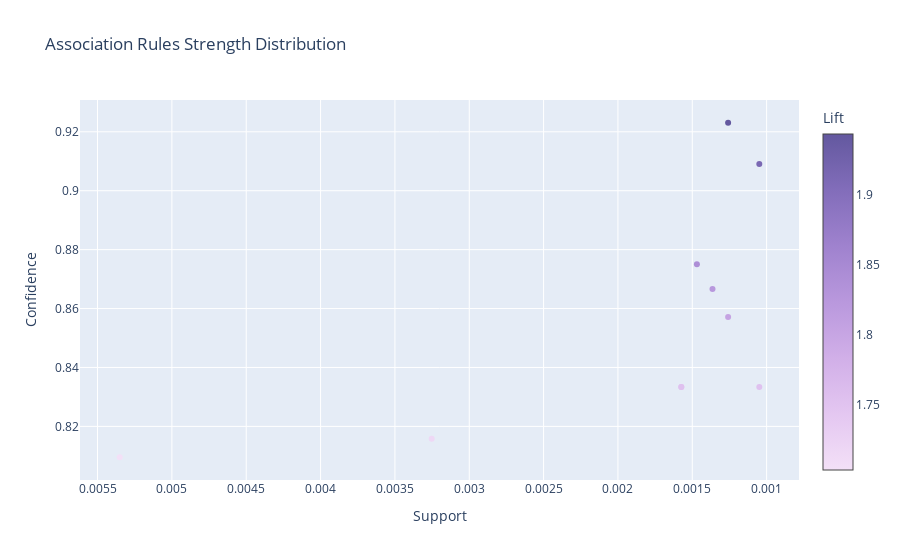
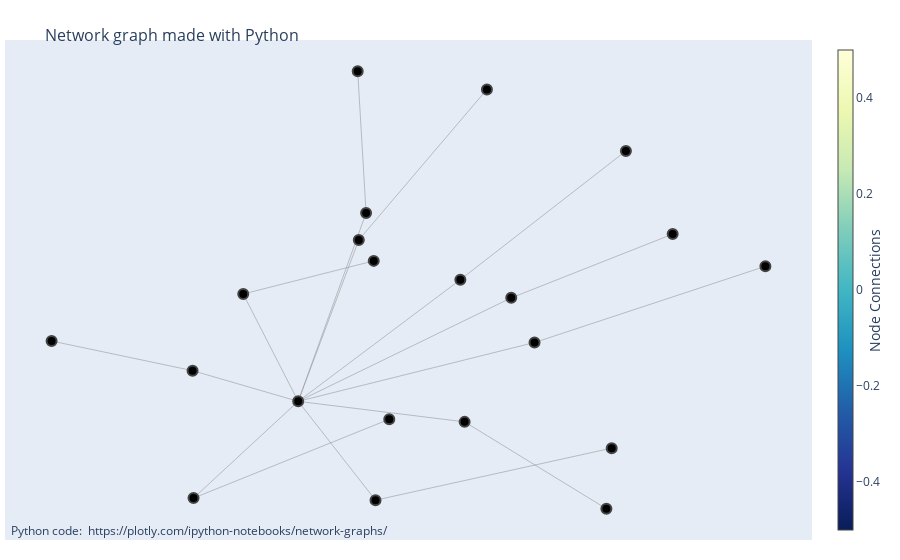

Write notebook code for charts like these, in order.
### Code cell
itemsets, rules = efficient_apriori(transactions, min_support=min_sup, min_confidence=0.8)
n_trans = len(transactions)
output_efficient_apriori(rules)

### Figure 1 — Plotly figure (JSON) as saved in the notebook; plotly's stock layout.template omitted (floating-point values rounded to 4 significant figures)
{"data": [{"marker": {"color": [1.717, 1.704, 1.754, 1.842, 1.804, 1.754, 1.943, 1.824, 1.754, 1.914], "colorbar": {"title": {"text": "Lift"}}, "colorscale": [[0.0, "rgb(243, 224, 247)"], [0.1667, "rgb(228, 199, 241)"], [0.3333, "rgb(209, 175, 232)"], [0.5, "rgb(185, 152, 221)"], [0.6667, "rgb(159, 130, 206)"], [0.8333, "rgb(130, 109, 186)"], [1.0, "rgb(99, 88, 159)"]]}, "mode": "markers", "text": ["['Extra Salami or Feta'] => ['Coffee'], Lift: 1.7171575692765482", "['Keeping It Local'] => ['Coffee'], Lift: 1.7039689550731953", "['Cake, Vegan mincepie'] => ['Coffee'], Lift: 1.7540856890459364", "['Extra Salami or Feta, Salad'] => ['Coffee'], Lift: 1.8417899734982335", "['Hearty & Seasonal, Sandwich'] => ['Coffee'], Lift: 1.8042024230186773", "['NONE, Scone'] => ['Coffee'], Lift: 1.7540856890459364", "['NONE, Tartine'] => ['Coffee'], Lift: 1.942987224789345", "['Pastry, Toast'] => ['Coffee'], Lift: 1.824249116607774", "['Salad, Sandwich'] => ['Coffee'], Lift: 1.7540856890459364", "['Hot chocolate, Medialuna, NONE'] => ['Coffee'], Lift: 1.913548024413749"], "x": [0.003253, 0.005351, 0.001049, 0.001469, 0.001259, 0.001574, 0.001259, 0.001364, 0.001574, 0.001049], "y": [0.8158, 0.8095, 0.8333, 0.875, 0.8571, 0.8333, 0.9231, 0.8667, 0.8333, 0.9091], "type": "scatter"}], "layout": {"xaxis": {"title": {"text": "Support"}, "autorange": "reversed"}, "title": {"text": "Association Rules Strength Distribution"}, "yaxis": {"title": {"text": "Confidence"}}}}

### Figure 2 — Plotly figure (JSON) as saved in the notebook; plotly's stock layout.template omitted (floating-point values rounded to 4 significant figures)
{"data": [{"hoverinfo": "none", "line": {"color": "#888", "width": 0.5}, "mode": "lines", "x": [0.09262, -0.3409, null, 0.5352, 0.09262, null, -0.4878, -0.3409, null, -0.1389, -0.4878, null, -0.1788, -0.3409, null, 0.1636, -0.1788, null, -0.1594, -0.3409, null, -0.1818, -0.1594, null, 0.2908, -0.3409, null, 0.908, 0.2908, null, 0.2286, -0.3409, null, 0.6601, 0.2286, null, -0.6232, -0.3409, null, -1.0, -0.6232, null, -0.1341, -0.3409, null, 0.4971, -0.1341, null, 0.104, -0.3409, null, 0.4829, 0.104, null, -0.6206, -0.3409, null, -0.09743, -0.6206, null], "y": [0.125, -0.2866, null, 0.5604, 0.125, null, 0.07649, -0.2866, null, 0.1885, 0.07649, null, 0.2595, -0.2866, null, 0.7686, 0.2595, null, 0.3506, -0.2866, null, 0.8299, 0.3506, null, -0.08763, -0.2866, null, 0.1702, -0.08763, null, 0.06345, -0.2866, null, 0.2791, 0.06345, null, -0.1827, -0.2866, null, -0.08244, -0.1827, null, -0.6208, -0.2866, null, -0.4448, -0.6208, null, -0.356, -0.2866, null, -0.6498, -0.356, null, -0.6138, -0.2866, null, -0.3471, -0.6138, null], "type": "scatter"}, {"hoverinfo": "text", "marker": {"color": [], "colorbar": {"thickness": 15, "title": {"side": "right", "text": "Node Connections"}, "xanchor": "left"}, "colorscale": [[0.0, "rgb(255,255,217)"], [0.125, "rgb(237,248,177)"], [0.25, "rgb(199,233,180)"], [0.375, "rgb(127,205,187)"], [0.5, "rgb(65,182,196)"], [0.625, "rgb(29,145,192)"], [0.75, "rgb(34,94,168)"], [0.875, "rgb(37,52,148)"], [1.0, "rgb(8,29,88)"]], "line": {"width": 2}, "reversescale": true, "showscale": true, "size": 10}, "mode": "markers", "text": ["0", "Extra Salami or Feta", "Coffee", "1", "Keeping It Local", "2", "Cake, Vegan mincepie", "3", "Extra Salami or Feta, Salad", "4", "Hearty & Seasonal, Sandwich", "5", "NONE, Scone", "6", "NONE, Tartine", "7", "Pastry, Toast", "8", "Salad, Sandwich", "9", "Hot chocolate, Medialuna, NONE"], "x": [0.09262, 0.5352, -0.3409, -0.4878, -0.1389, -0.1788, 0.1636, -0.1594, -0.1818, 0.2908, 0.908, 0.2286, 0.6601, -0.6232, -1.0, -0.1341, 0.4971, 0.104, 0.4829, -0.6206, -0.09743], "y": [0.125, 0.5604, -0.2866, 0.07649, 0.1885, 0.2595, 0.7686, 0.3506, 0.8299, -0.08763, 0.1702, 0.06345, 0.2791, -0.1827, -0.08244, -0.6208, -0.4448, -0.356, -0.6498, -0.6138, -0.3471], "type": "scatter"}], "layout": {"annotations": [{"showarrow": false, "text": "Python code: <a href='https://plotly.com/ipython-notebooks/network-graphs/'> https://plotly.com/ipython-notebooks/network-graphs/</a>", "x": 0.005, "xref": "paper", "y": -0.002, "yref": "paper"}], "hovermode": "closest", "margin": {"b": 20, "l": 5, "r": 5, "t": 40}, "showlegend": false, "title": {"font": {"size": 16}, "text": "<br>Network graph made with Python"}, "xaxis": {"showgrid": false, "showticklabels": false, "zeroline": false}, "yaxis": {"showgrid": false, "showticklabels": false, "zeroline": false}}}
